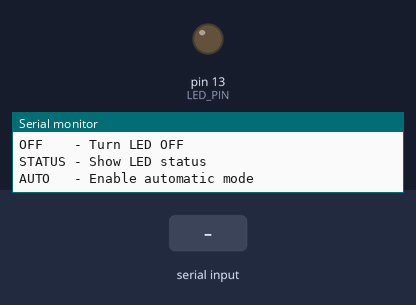
A sketch run on a simulated Arduino Uno, built with avr-gcc and run on an emulated ATmega328P. On the bench: output pins drawn as LEDs (lit = HIGH), the last lines printed to the serial monitor. Inputs (shaded band) come from the test bench.

Above: at 1.3 s.
1.4 s: "AUTO\n" received over Serial
At 4.3 s:
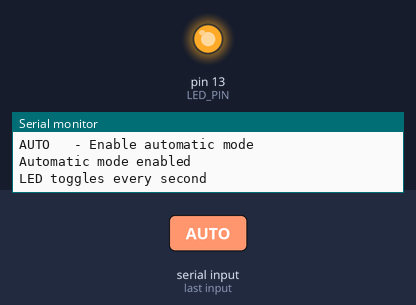
4.4 s: "ON\n" received over Serial
At 5.5 s:
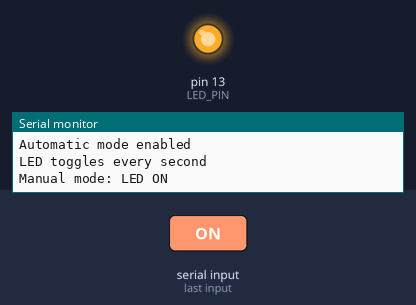
5.9 s: "OFF\n" received over Serial
At 6.8 s:
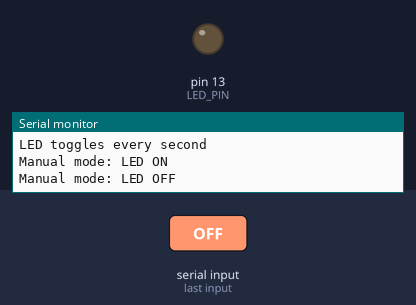
Timing chart, 0 to 8.9 s (numbered marks = the images above; inputs shaded):
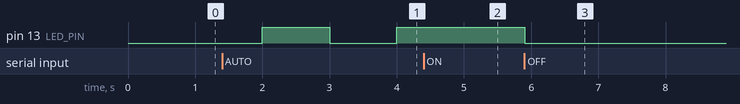

The sketch:

YuvaIntern_Week2_Firmware.ino
```cpp
/*
 * ============================================================
 * YuvaIntern - Week 2
 * Firmware Development and Implementation
 *
 * Project:
 * Timer Interrupt-Based LED Controller with UART
 *
 * Platform:
 * Arduino Uno R3 / ATmega328P
 *
 * Features:
 * 1. Manual LED control using UART
 * 2. Automatic LED blinking using Timer1 interrupt
 * 3. LED status reporting
 *
 * UART Commands:
 * ON
 * OFF
 * STATUS
 * AUTO
 * ============================================================
 */

#include <Arduino.h>
#include <avr/interrupt.h>
#include <avr/io.h>

#define LED_PIN 13

// Variables shared with Timer1 interrupt
volatile bool timer_event = false;
volatile bool auto_mode = false;


/*
 * ============================================================
 * TIMER1 INTERRUPT SERVICE ROUTINE
 * ============================================================
 *
 * This interrupt occurs approximately once every second.
 *
 * The ISR only sets a flag.
 * The main loop performs the actual LED operation.
 */
ISR(TIMER1_COMPA_vect)
{
    if (auto_mode)
    {
        timer_event = true;
    }
}


/*
 * ============================================================
 * TIMER1 INITIALIZATION
 * ============================================================
 *
 * Arduino Uno clock frequency = 16 MHz
 *
 * Timer1:
 * Mode      = CTC
 * Prescaler = 1024
 * Compare   = 15624
 *
 * Interrupt frequency:
 *
 * 16,000,000 / (1024 × (15624 + 1))
 * ≈ 1 Hz
 *
 * Therefore, an interrupt occurs approximately once per second.
 */
void timer1_init()
{
    // Disable interrupts during timer configuration
    noInterrupts();

    // Reset Timer1 control registers
    TCCR1A = 0;
    TCCR1B = 0;

    // Reset counter
    TCNT1 = 0;

    // CTC mode
    TCCR1B |= (1 << WGM12);

    // Compare value
    OCR1A = 15624;

    // Prescaler = 1024
    TCCR1B |= (1 << CS12);
    TCCR1B |= (1 << CS10);

    // Enable Timer1 Compare Match A interrupt
    TIMSK1 |= (1 << OCIE1A);

    // Enable global interrupts
    interrupts();
}


/*
 * ============================================================
 * PROCESS UART COMMAND
 * ============================================================
 */
void process_command(String command)
{
    command.trim();

    /*
     * ON COMMAND
     */
    if (command == "ON")
    {
        // Disable automatic mode
        auto_mode = false;

        // Turn LED ON
        digitalWrite(LED_PIN, HIGH);

        Serial.println("Manual mode: LED ON");
    }


    /*
     * OFF COMMAND
     */
    else if (command == "OFF")
    {
        // Disable automatic mode
        auto_mode = false;

        // Turn LED OFF
        digitalWrite(LED_PIN, LOW);

        Serial.println("Manual mode: LED OFF");
    }


    /*
     * STATUS COMMAND
     */
    else if (command == "STATUS")
    {
        Serial.print("LED STATUS: ");

        if (digitalRead(LED_PIN) == HIGH)
        {
            Serial.println("ON");
        }
        else
        {
            Serial.println("OFF");
        }

        Serial.print("MODE: ");

        if (auto_mode)
        {
            Serial.println("AUTO");
        }
        else
        {
            Serial.println("MANUAL");
        }
    }


    /*
     * AUTO COMMAND
     */
    else if (command == "AUTO")
    {
        // Enable automatic mode
        auto_mode = true;

        Serial.println("Automatic mode enabled");
        Serial.println("LED toggles every second");
    }


    /*
     * INVALID COMMAND
     */
    else
    {
        Serial.println("Invalid command");
        Serial.println("Available commands: ON, OFF, STATUS, AUTO");
    }
}


/*
 * ============================================================
 * SETUP
 * ============================================================
 */
void setup()
{
    // Configure built-in LED as output
    pinMode(LED_PIN, OUTPUT);

    // Initially turn LED OFF
    digitalWrite(LED_PIN, LOW);

    // Start UART communication
    Serial.begin(9600);

    // Initialize Timer1
    timer1_init();

    // Startup message
    Serial.println();
    Serial.println("================================");
    Serial.println(" Timer Interrupt LED Controller ");
    Serial.println("================================");
    Serial.println("System Ready");
    Serial.println();
    Serial.println("Available Commands:");
    Serial.println("ON     - Turn LED ON");
    Serial.println("OFF    - Turn LED OFF");
    Serial.println("STATUS - Show LED status");
    Serial.println("AUTO   - Enable automatic mode");
    Serial.println();
}


/*
 * ============================================================
 * MAIN LOOP
 * ============================================================
 */
void loop()
{
    /*
     * Check whether Timer1 generated an event
     */
    if (timer_event)
    {
        // Clear the event
        timer_event = false;

        // Toggle LED
        digitalWrite(LED_PIN, !digitalRead(LED_PIN));
    }


    /*
     * Check for UART commands
     */
    if (Serial.available() > 0)
    {
        String command = Serial.readStringUntil('\n');

        process_command(command);
    }
}
```

Measured:
- after the input at 1.4 s, pin 13 (LED_PIN): LOW → HIGH after 0.60 s, → LOW 1.0 s later, → HIGH 1.0 s later
- after the input at 4.4 s, pin 13 (LED_PIN): stays HIGH (without the input it goes to LOW after 0.60 s)
- after the input at 5.9 s, pin 13 (LED_PIN): HIGH → LOW at once
